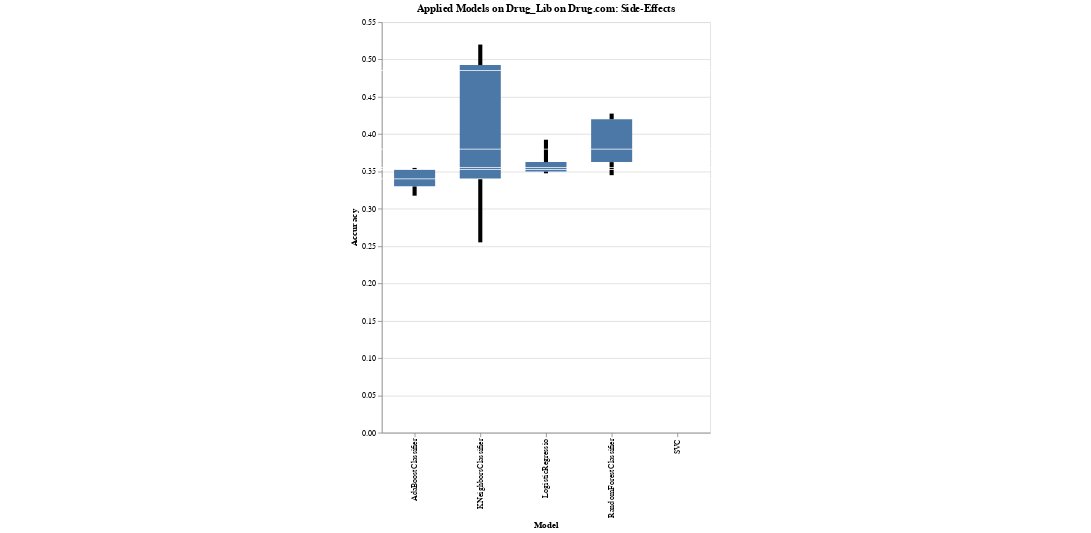

This figure's notebook cell:
### Code cell
whiskers('Drug_Lib on Drug.com: Side-Effects')

### Figure 1 — Vega-Lite specification as saved in the notebook (floating-point values rounded to 4 significant figures)
{"$schema": "https://vega.github.io/schema/vega-lite/v2.6.0.json", "config": {"view": {"height": 300, "width": 400}}, "datasets": {"data-96d054da91b1c0a75631d1156a815b5b": [{"Model": "LogisticRegressio", "Objects": "Drug_Lib on Drug.com: Side-Effects", "results": 0.35}, {"Model": "LogisticRegressio", "Objects": "Drug_Lib on Drug.com: Side-Effects", "results": 0.355}, {"Model": "LogisticRegressio", "Objects": "Drug_Lib on Drug.com: Side-Effects", "results": 0.3475}, {"Model": "LogisticRegressio", "Objects": "Drug_Lib on Drug.com: Side-Effects", "results": 0.3625}, {"Model": "LogisticRegressio", "Objects": "Drug_Lib on Drug.com: Side-Effects", "results": 0.3925}, {"Model": "KNeighborsClassifier", "Objects": "Drug_Lib on Drug.com: Side-Effects", "results": 0.4925}, {"Model": "KNeighborsClassifier", "Objects": "Drug_Lib on Drug.com: Side-Effects", "results": 0.255}, {"Model": "KNeighborsClassifier", "Objects": "Drug_Lib on Drug.com: Side-Effects", "results": 0.34}, {"Model": "KNeighborsClassifier", "Objects": "Drug_Lib on Drug.com: Side-Effects", "results": 0.52}, {"Model": "KNeighborsClassifier", "Objects": "Drug_Lib on Drug.com: Side-Effects", "results": 0.485}, {"Model": "SVC", "Objects": "Drug_Lib on Drug.com: Side-Effects", "results": 0.3525}, {"Model": "SVC", "Objects": "Drug_Lib on Drug.com: Side-Effects", "results": 0.3525}, {"Model": "SVC", "Objects": "Drug_Lib on Drug.com: Side-Effects", "results": 0.3525}, {"Model": "SVC", "Objects": "Drug_Lib on Drug.com: Side-Effects", "results": 0.3525}, {"Model": "SVC", "Objects": "Drug_Lib on Drug.com: Side-Effects", "results": 0.3525}, {"Model": "RandomForestClassifier", "Objects": "Drug_Lib on Drug.com: Side-Effects", "results": 0.3625}, {"Model": "RandomForestClassifier", "Objects": "Drug_Lib on Drug.com: Side-Effects", "results": 0.345}, {"Model": "RandomForestClassifier", "Objects": "Drug_Lib on Drug.com: Side-Effects", "results": 0.38}, {"Model": "RandomForestClassifier", "Objects": "Drug_Lib on Drug.com: Side-Effects", "results": 0.4275}, {"Model": "RandomForestClassifier", "Objects": "Drug_Lib on Drug.com: Side-Effects", "results": 0.42}, {"Model": "AdaBoostClassifier", "Objects": "Drug_Lib on Drug.com: Side-Effects", "results": 0.3175}, {"Model": "AdaBoostClassifier", "Objects": "Drug_Lib on Drug.com: Side-Effects", "results": 0.34}, {"Model": "AdaBoostClassifier", "Objects": "Drug_Lib on Drug.com: Side-Effects", "results": 0.355}, {"Model": "AdaBoostClassifier", "Objects": "Drug_Lib on Drug.com: Side-Effects", "results": 0.33}, {"Model": "AdaBoostClassifier", "Objects": "Drug_Lib on Drug.com: Side-Effects", "results": 0.3525}]}, "height": 500, "layer": [{"data": {"name": "data-96d054da91b1c0a75631d1156a815b5b"}, "encoding": {"x": {"field": "Model", "type": "ordinal"}, "y": {"aggregate": "min", "field": "results", "title": "Accuracy", "type": "quantitative"}, "y2": {"aggregate": "q1", "field": "results", "type": "quantitative"}}, "mark": {"size": 5, "type": "rule"}, "selection": {"selector003": {"bind": "scales", "encodings": ["x", "y"], "mark": {"fill": "#333", "fillOpacity": 0.125, "stroke": "white"}, "on": "[mousedown, window:mouseup] > window:mousemove!", "resolve": "global", "translate": "[mousedown, window:mouseup] > window:mousemove!", "type": "interval", "zoom": "wheel!"}}}, {"data": {"name": "data-96d054da91b1c0a75631d1156a815b5b"}, "encoding": {"x": {"field": "Model", "type": "ordinal"}, "y": {"aggregate": "q1", "field": "results", "type": "quantitative"}, "y2": {"aggregate": "q3", "field": "results", "type": "quantitative"}}, "mark": {"size": 50, "type": "bar"}}, {"data": {"name": "data-96d054da91b1c0a75631d1156a815b5b"}, "encoding": {"x": {"field": "Model", "type": "ordinal"}, "y": {"aggregate": "max", "field": "results", "type": "quantitative"}, "y2": {"aggregate": "q3", "field": "results", "type": "quantitative"}}, "mark": {"size": 5, "type": "rule"}}, {"data": {"name": "data-96d054da91b1c0a75631d1156a815b5b"}, "encoding": {"x": {"field": "Model", "type": "ordinal"}, "y": {"aggregate": "median", "field": "results", "type": "quantitative"}}, "mark": {"color": "white", "size": 1000, "type": "tick"}}], "title": "Applied Models on Drug_Lib on Drug.com: Side-Effects", "width": 400}
